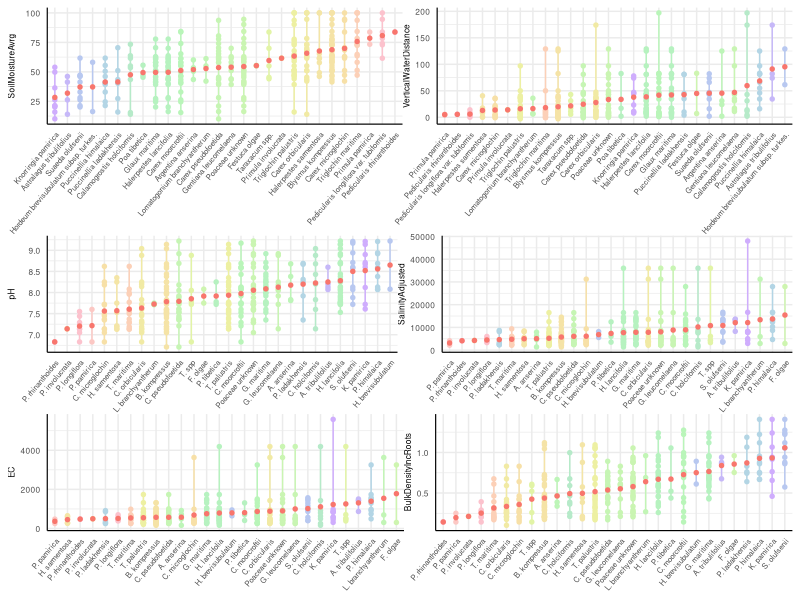
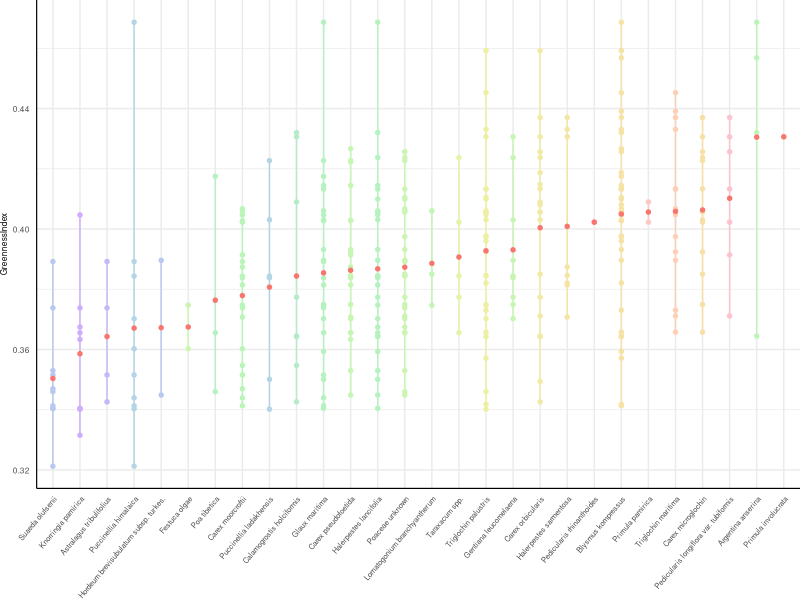
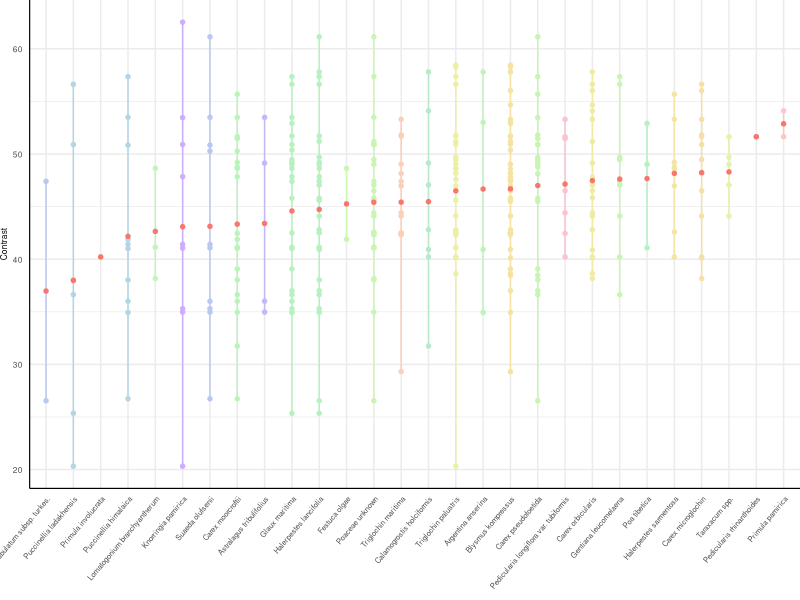
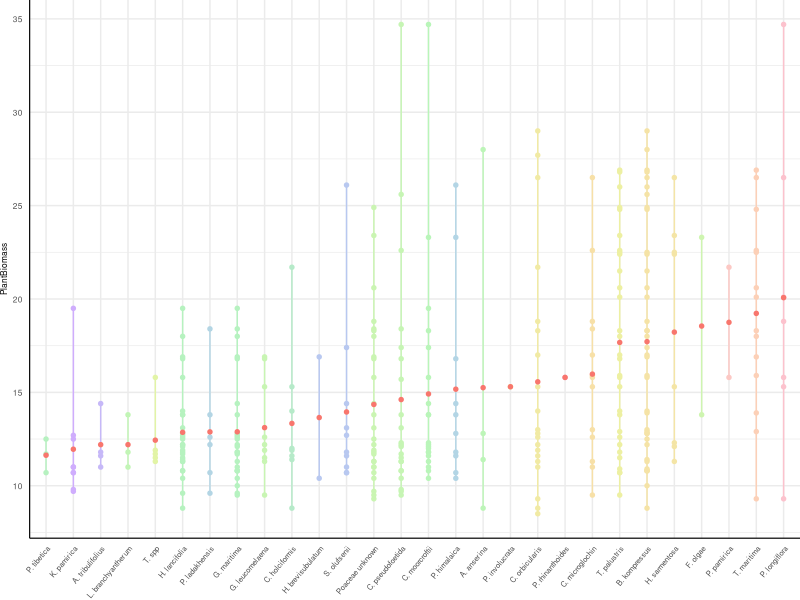
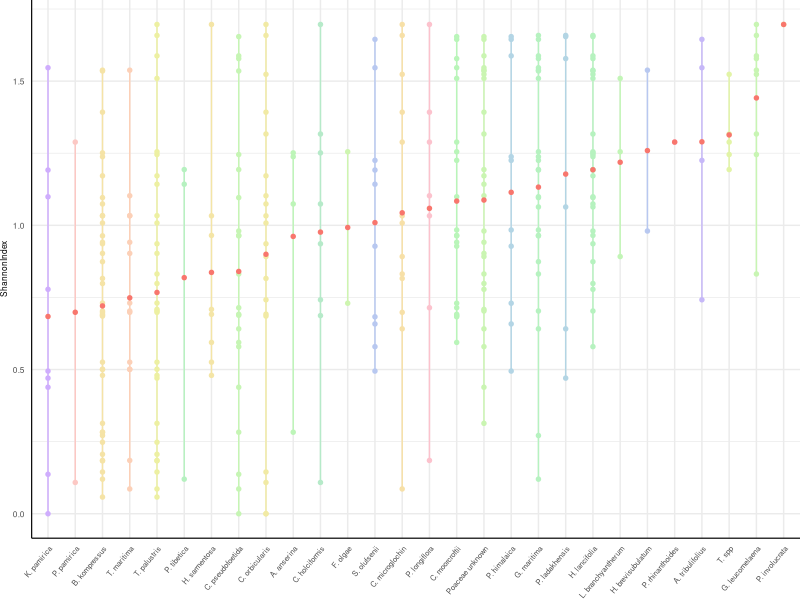
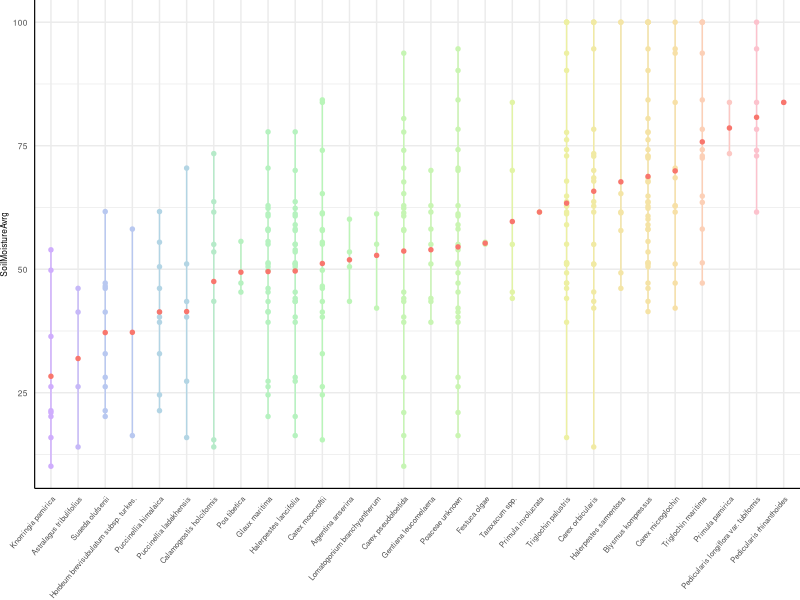
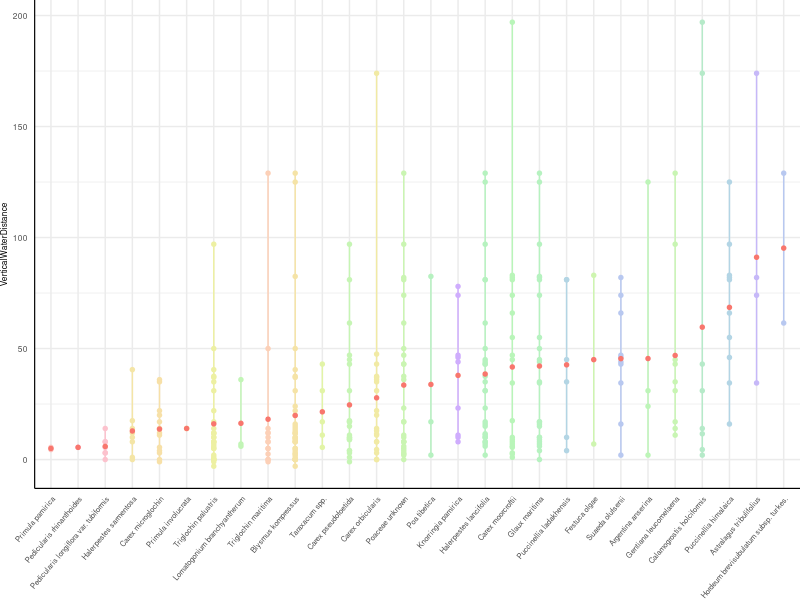
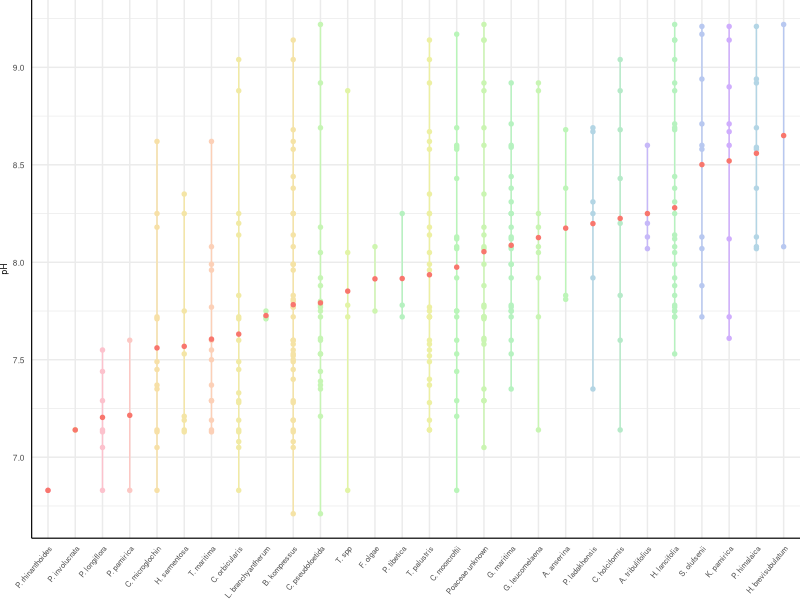

Recreate these plots in R, in order. (Note: this script raises an error after producing the figures.)
### PURPOSE OF THIS SCRIPT:
# Creating figures to visualize the habitat preferences of species, color coded

### OUTPUT OF THIS SCRIPT:
# Images containing several graphs of species range data


rm(list = ls()) # Cleaning the environment
# ctrl + L in console will clear everything
try(dev.off(dev.list()["RStudioGD"]), silent = TRUE) # Cleaning plot window (or click broom)

library(ggplot2)
library(dplyr)
library(tidyr)
library(stringr)
library(gridExtra)
library(patchwork)


########################### Importing data

# Load envData and vegData from CSV files, setting the first column as row names
envData <- read.csv("3.TemporaryFiles/envDataWithShannonTransformed.csv")
vegData <- read.csv("3.TemporaryFiles/vegData.csv")
envData <- envData %>%
  rename("Plot" = "X")
vegData <- vegData %>%
  rename("Plot" = "X")

# NOTE: SEE WHICH PLOTS ARE REMOVED AND WHY IN THE SCRIPT WHERE THE DATA IS CLEANED


########################### Function for creating the plots

createPlot <- function(vegetData, environData, envVar, meanEnvValuesColor, short = FALSE, fontSize = 6) {
  # Reshape species data
  speciesLong <- vegetData %>%
    pivot_longer(cols = -Plot, names_to = "Species", values_to = "Abundance") %>%
    filter(Abundance > 0)
  
  if (short) {
    speciesLong <- speciesLong %>%
      mutate(SpeciesMod = if_else(
        str_detect(Species, "unknown"), 
        str_replace_all(Species, "\\.([a-zA-Z])", " \\1"), 
        str_replace(Species, "^([A-Za-z])[a-zA-Z]*\\.([a-zA-Z]+).*", "\\1. \\2")
      ))
  } else {
    speciesLong <- speciesLong %>%
      mutate(SpeciesMod = str_replace_all(Species, "\\.([a-zA-Z])", " \\1"))
  }
  
  # Merge with environmental data
  mergedData <- speciesLong %>%
    left_join(environData, by = "Plot") %>%
    select(Species, SpeciesMod, Plot, all_of(envVar))
  
  # Calculate the min, max, and mean for each species based on the environmental variable
  meanValuePerSpecies <- mergedData %>%
    group_by(Species) %>%
    summarise(SpeciesMod = first(SpeciesMod),  # Keep the first value of SpeciesMod for each group
              min_envVar = min(!!sym(envVar), na.rm = TRUE), 
              max_envVar = max(!!sym(envVar), na.rm = TRUE), 
              mean_envVar = mean(!!sym(envVar), na.rm = TRUE)) %>%
    arrange(mean_envVar)  # Sort by mean
  
  # Add the means for the variable that gets the color gradient
  meanValuePerSpecies <- meanValuePerSpecies %>%
    left_join(meanMoistValuesForColor %>% select(Species, mean_envVarColor), by = "Species")
  meanValuePerSpecies <- meanValuePerSpecies %>% select(-Species)
  
  # Merge the environmental data with mean values for ordering the species
  mergedDataSorted <- mergedData %>%
    left_join(meanValuePerSpecies, by = "SpeciesMod") %>%
    arrange(mean_envVar)
  
  # Create the plot
  plot <- ggplot(mergedDataSorted, aes(factor(SpeciesMod, levels = unique(SpeciesMod)), y = !!sym(envVar))) +
    # Individual measurements of each physical plot
    geom_point(aes(color = mean_envVarColor), show.legend = FALSE, size = fontSize * 0.2) +
    # Add vertical lines from min to max variable range for each species
    geom_segment(data = meanValuePerSpecies, aes(x = SpeciesMod, xend = SpeciesMod, y = min_envVar, yend = max_envVar, color = mean_envVarColor)) +
    # Add mean environmental variable as a point for each species
    geom_point(data = meanValuePerSpecies, aes(x = SpeciesMod, y = mean_envVar), color = "#F8766D", size = fontSize * 0.2) +
    # Add labels
    labs(y = envVar, x = NULL) + 
    # Use a nice color gradient
    scale_color_gradientn(
      colors = c("#cfadfd", "#b1ceed", "#b6f5bb", "#eaf4a1", "#fbd9a9", "#fcb9da")
    ) +
    # Theme specification
    theme_minimal() +
    theme(plot.title = element_text(size = fontSize, face = 'plain', hjust = 0.5), 
          axis.line = element_line(linewidth = 0.4, linetype = "solid", colour = "black"), 
          plot.margin = margin(t = 0, r = 0, b = 0, l = 0),
          axis.title.x = element_text(size = fontSize*.6),  # Axis titles
          axis.title.y = element_text(size = fontSize),  # Axis titles
          axis.text.x = element_text(size = fontSize*.9, angle = 50, hjust = 1),
          axis.text.y = element_text(size = fontSize),
          legend.position = "none")
  return(plot)
}


########################### Calculating moisture for color gradient

# Reshape species data
speciesLong <- vegData %>%
  pivot_longer(cols = -Plot, names_to = "Species", values_to = "Abundance") %>%
  filter(Abundance > 0)

# Merge with environmental data
mergedData <- speciesLong %>%
  left_join(envData, by = "Plot") %>%
  select(Species, Plot, all_of("SoilMoistureAvrg"))

# Calculate the min, max, and mean for each species based on the environmental variable
meanMoistValuesForColor <- mergedData %>%
  group_by(Species) %>%
  summarise(mean_envVarColor = mean(!!sym("SoilMoistureAvrg"), na.rm = TRUE)) %>%
  arrange(mean_envVarColor)  # Sort by mean


########################### Using the function to create several plots

plot1 <- createPlot(vegData, envData, "SoilMoistureAvrg", meanMoistValuesForColor)
plot2 <- createPlot(vegData, envData, "VerticalWaterDistance", meanMoistValuesForColor)
plot3 <- createPlot(vegData, envData, "pH", meanMoistValuesForColor, TRUE)
plot4 <- createPlot(vegData, envData, "SalinityAdjusted", meanMoistValuesForColor, TRUE)
plot5 <- createPlot(vegData, envData, "EC", meanMoistValuesForColor, TRUE)
plot6 <- createPlot(vegData, envData, "BulkDensityIncRoots", meanMoistValuesForColor, TRUE)

p1 <- createPlot(vegData, envData, "GreennessIndex", meanMoistValuesForColor)
p2 <- createPlot(vegData, envData, "Contrast", meanMoistValuesForColor)
p3 <- createPlot(vegData, envData, "PlantBiomass", meanMoistValuesForColor, TRUE)
p4 <- createPlot(vegData, envData, "ShannonIndex", meanMoistValuesForColor, TRUE)


########################### Saving image

# Arrange the plots in a grid (e.g., 2 rows, 3 columns)
final_plot <- (plot1 | plot2) / (plot3 | plot4) / (plot5 | plot6)
ggsave("4.Results/SpeciesRangesHabitatColor.pdf", 
       plot = final_plot,
       width = 18.4,
       height = 16.2,
       units = "cm")

# Arrange the plots in a grid (e.g., 2 rows, 3 columns)
final_plot <- (p1 | p2) / (p3 | p4)
ggsave("4.Results/SpeciesRangesOtherVarsColor.pdf", 
       plot = final_plot,
       width = 18.4,
       height = 10.8,
       units = "cm")

